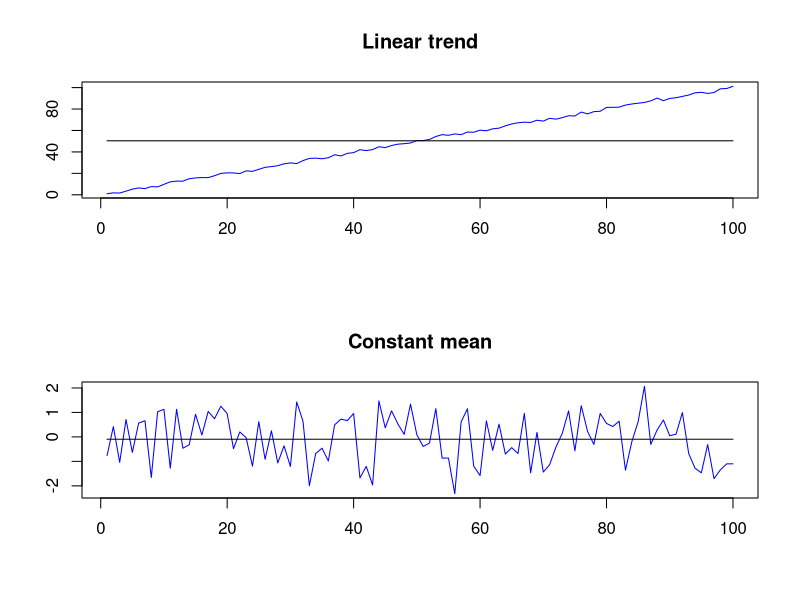
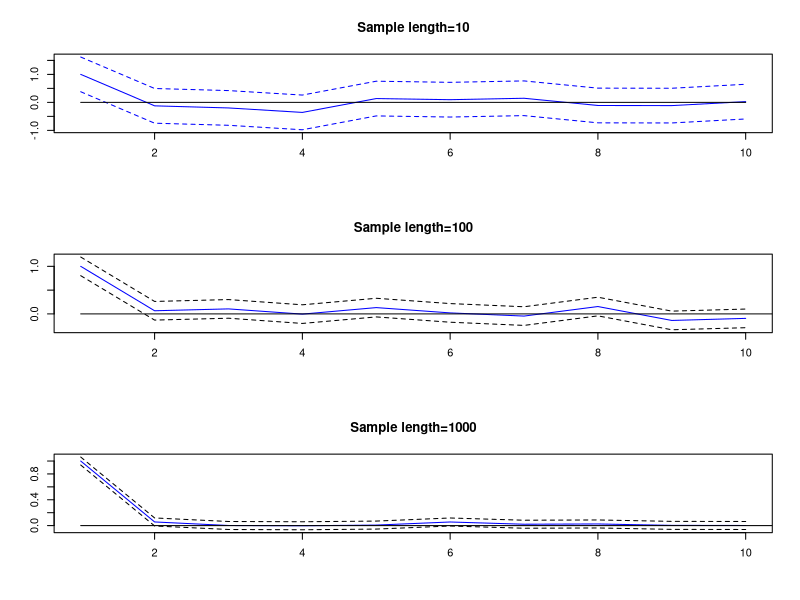
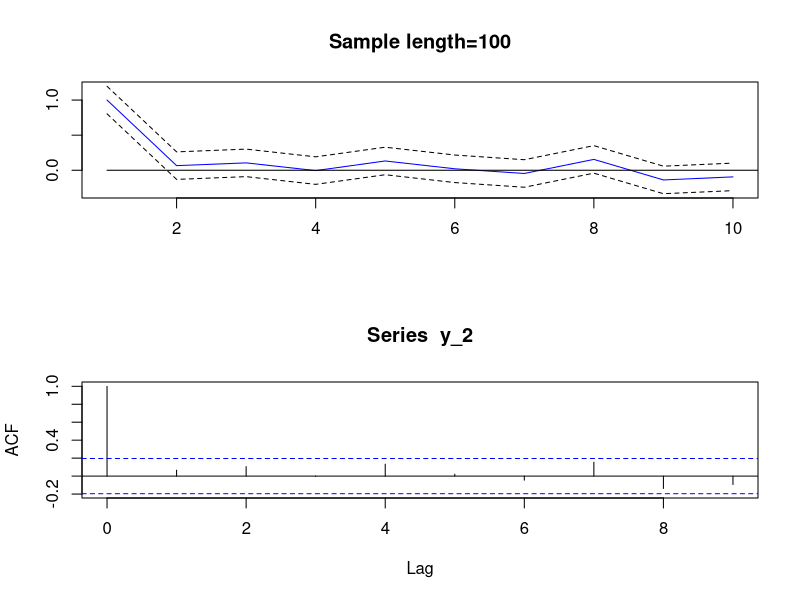
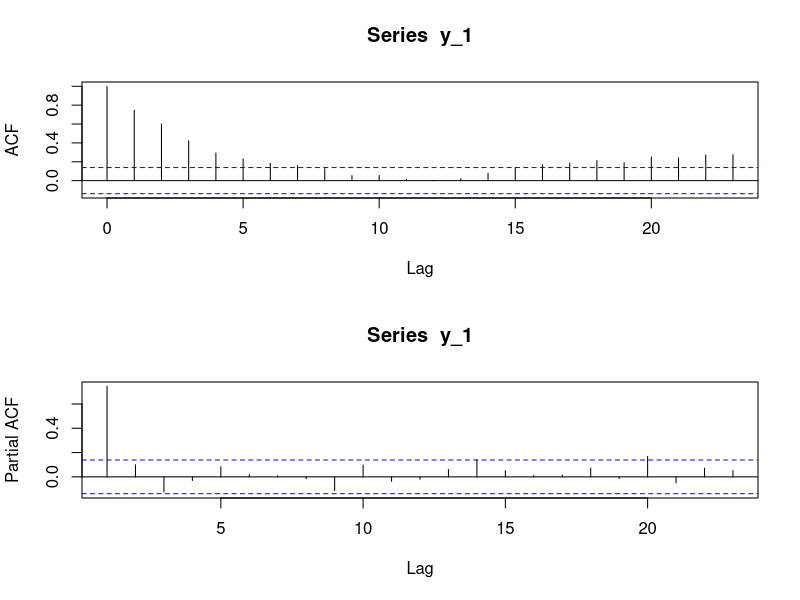
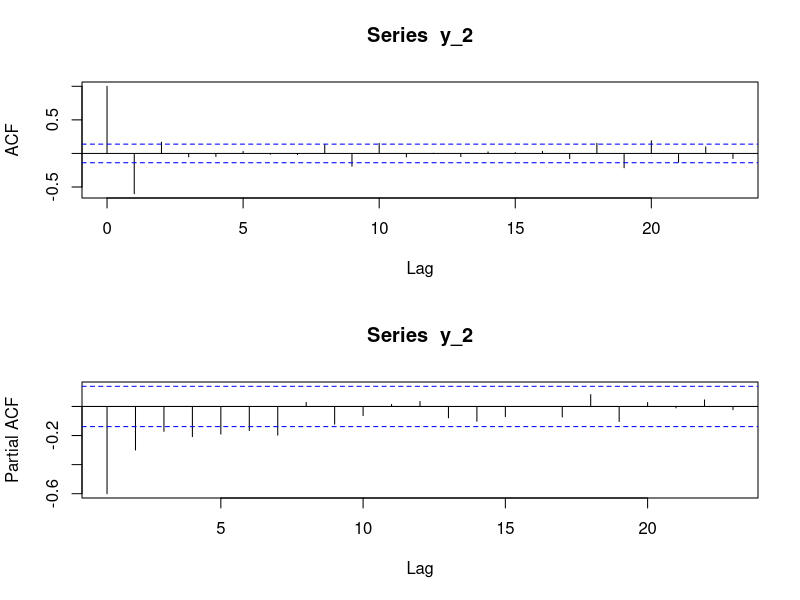

Generate these figures, in order, with R:
# Code section 3.1


set.seed(10)
len<-100
y_1<-1:len+rnorm(len)
y_2<-rnorm(len)
mu_1<-mean(y_1)
mu_2<-mean(y_2)

par(mfrow=c(2,1))
ts.plot(y_1,col="blue",main="Linear trend",
        xlab="",ylab="")
lines(rep(mu_1,len),col="black")
ts.plot(y_2,col="blue",main="Constant mean",
        xlab="",ylab="")
lines(rep(mu_2,len),col="black")

#----------------------------------------------------
# Code section 3.5
set.seed(10)
len_1<-10
y_1<-rnorm(len_1)
len_2<-100
y_2<-rnorm(len_2)
len_3<-1000
y_3<-rnorm(len_3)


aucf<-matrix(ncol=3,nrow=10)
for (i in 0:9)
{
  aucf[i+1,1]<-(y_1[(1+i):len_1]-mean(y_1))%*%(y_1[1:(len_1-i)]-mean(y_1))/
    sum((y_1[1:len_1]-mean(y_1))^2)
  aucf[i+1,2]<-(y_2[(1+i):len_2]-mean(y_2))%*%(y_2[1:(len_2-i)]-mean(y_2))/
    sum((y_2[1:len_2]-mean(y_2))^2)
  aucf[i+1,3]<-(y_3[(1+i):len_3]-mean(y_3))%*%(y_3[1:(len_3-i)]-mean(y_3))/
    sum((y_3[1:len_3]-mean(y_3))^2)
}

par(mfrow=c(3,1))
ts.plot(aucf[,1],col="blue",main=paste("Sample length=",len_1,sep=""),
        xlab="",ylab="",ylim=c(min(aucf[,1]-1.96/sqrt(len_1)),
                               max(aucf[,1]+1.96/sqrt(len_1))))
lines(aucf[,1]-1.96/sqrt(len_1),lty=2,col="blue")
lines(aucf[,1]+1.96/sqrt(len_1),lty=2,col="blue")
lines(rep(0,len_1))
ts.plot(aucf[,2],main=paste("Sample length=",len_2,sep=""),
        xlab="",ylab="",ylim=c(min(aucf[,2]-1.96/sqrt(len_2)),
                               max(aucf[,2]+1.96/sqrt(len_2))),col="blue")
lines(aucf[,2]-1.96/sqrt(len_2),lty=2)
lines(aucf[,2]+1.96/sqrt(len_2),lty=2)
lines(rep(0,len_2))
ts.plot(aucf[,3],main=paste("Sample length=",len_3,sep=""),
        xlab="",ylab="",ylim=c(min(aucf[,3]-1.96/sqrt(len_3)),
                               max(aucf[,3]+1.96/sqrt(len_3))),col="blue")
lines(aucf[,3]-1.96/sqrt(len_3),lty=2)
lines(aucf[,3]+1.96/sqrt(len_3),lty=2)
lines(rep(0,len_3))


acf(y_1,plot=F,lag.max=9)
round(aucf[,1],3)
# sample length 100
acf(y_2,plot=F,lag.max=9)
round(aucf[,2],3)
# sample length 1000
acf(y_3,plot=F,lag.max=9)
round(aucf[,3],3)

par(mfrow=c(2,1))
ts.plot(aucf[,2],main=paste("Sample length=",len_2,sep=""),
        xlab="",ylab="",ylim=c(min(aucf[,2]-1.96/sqrt(len_2)),max(aucf[,2]+1.96/sqrt(len_2))),col="blue")
lines(aucf[,2]-1.96/sqrt(len_2),lty=2)
lines(aucf[,2]+1.96/sqrt(len_2),lty=2)
lines(rep(0,len_2))
acf(y_2,lag.max=9)



#---------------------------------------
# Code section 3.7

set.seed(100)
len<-200
# fixed AR(1)
a1<-0.9
y_1<-rep(0,len)
eps<-rnorm(len)
for (i in 2:len)
{
  y_1[i]<-a1*y_1[i-1]+eps[i]
}

par(mfrow=c(2,1))
acf(y_1)
acf(y_1,type="partial")


set.seed(100)
len<-200
# fixed AR(1)
b1<--0.9
y_1<-rep(0,len)
eps<-rnorm(len)
for (i in 2:len)
{
  y_2[i]<-eps[i]+b1*eps[i-1]
}

par(mfrow=c(2,1))
acf(y_2)
acf(y_2,type="partial")

